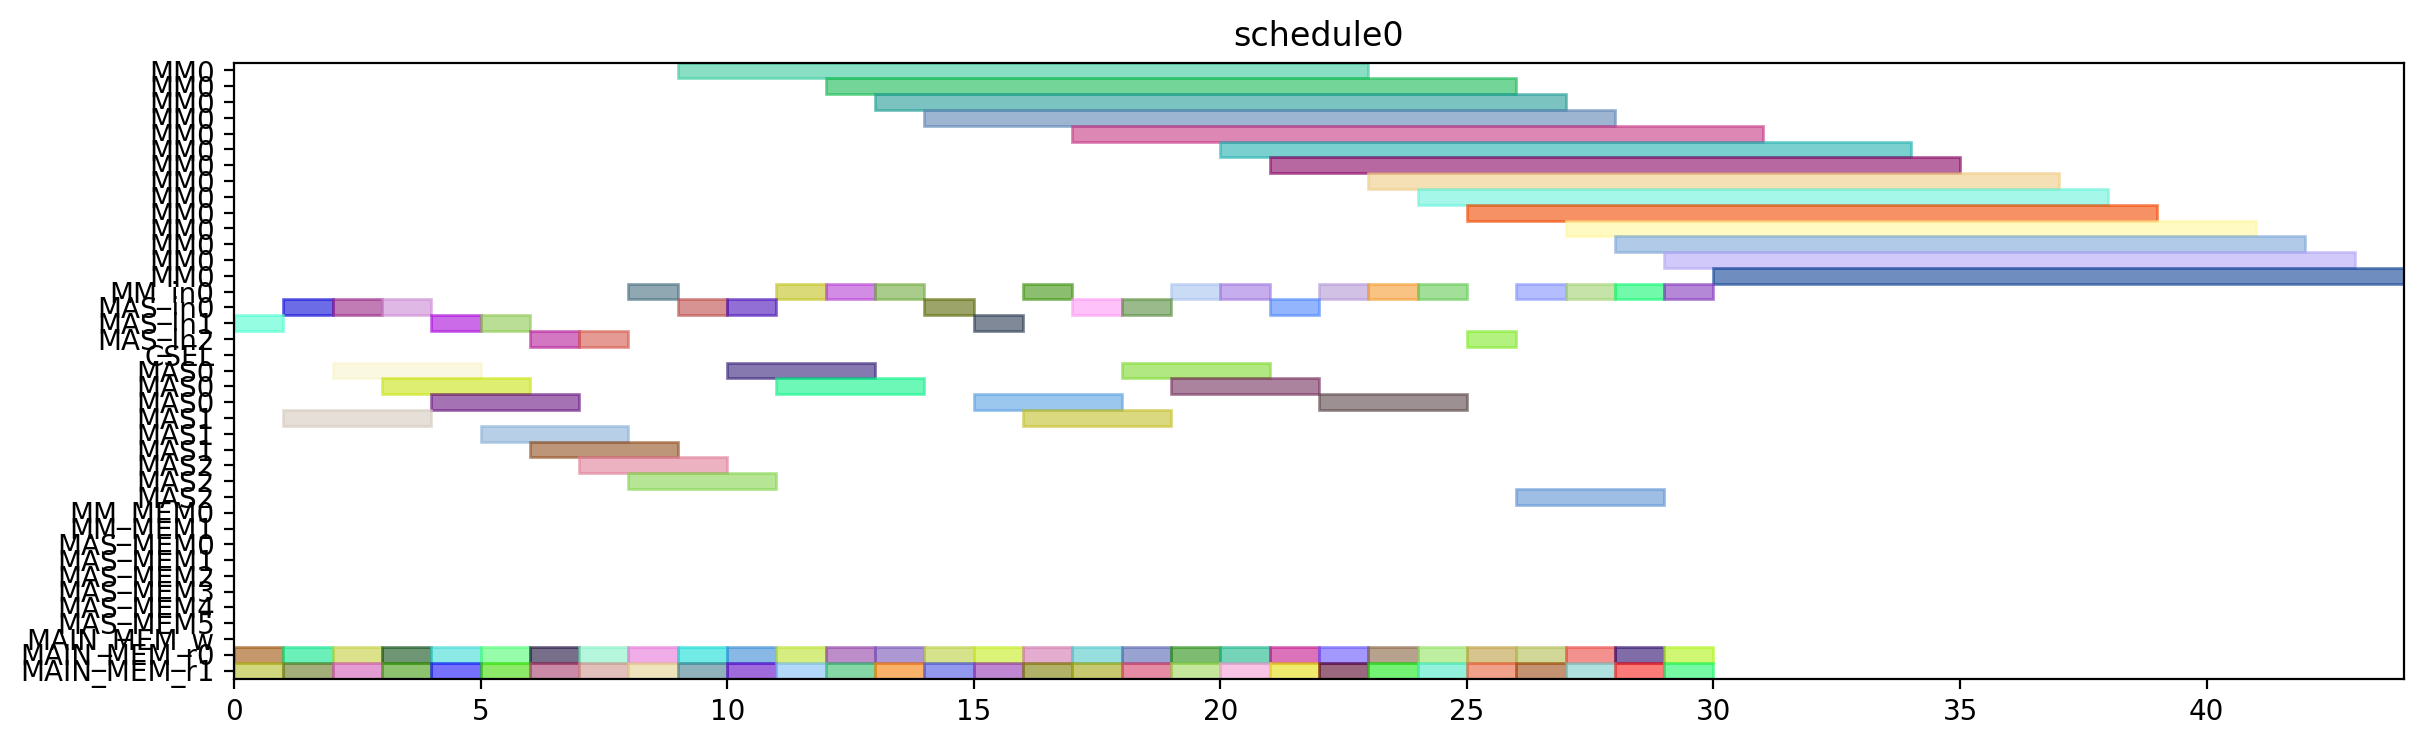

The script that drew this image:
from pyschedule import Scenario, solvers, plotters, alt


def solve():
	horizon = 120
	S = Scenario("schedule0", horizon=horizon)

	# resource
	MM = S.Resources('MM', num=1, size=14)
	MM_in = S.Resources('MM_in', num=1)
	MAS_in = S.Resources('MAS_in', num=3)
	CSEL = S.Resource('CSEL')
	MAS = S.Resources('MAS', num=3, size=3, periods=range(1, horizon))
	MM_MEM = S.Resources('MM_MEM', num=2)
	MAS_MEM = S.Resources('MAS_MEM', num=6)
	MAIN_MEM_w = S.Resource('MAIN_MEM_w', size=1)
	MAIN_MEM_r = S.Resources('MAIN_MEM_r', num=2)

	# result of previous scheduling

	# new tasks
	t1_t0 = S.Task('t1_t0', length=14, delay_cost=1)
	t1_t0 += alt(MM)
	t1_t0_in = S.Task('t1_t0_in', length=1, delay_cost=1)
	t1_t0_in += alt(MM_in)
	S += t1_t0_in*MM_in[0]<=t1_t0*MM[0]
	t1_t0_mem0 = S.Task('t1_t0_mem0', length=1, delay_cost=1)
	t1_t0_mem0 += MAIN_MEM_r[0]
	S += t1_t0_mem0 <= t1_t0

	t1_t0_mem1 = S.Task('t1_t0_mem1', length=1, delay_cost=1)
	t1_t0_mem1 += MAIN_MEM_r[1]
	S += t1_t0_mem1 <= t1_t0

	t1_t1 = S.Task('t1_t1', length=14, delay_cost=1)
	t1_t1 += alt(MM)
	t1_t1_in = S.Task('t1_t1_in', length=1, delay_cost=1)
	t1_t1_in += alt(MM_in)
	S += t1_t1_in*MM_in[0]<=t1_t1*MM[0]
	t1_t1_mem0 = S.Task('t1_t1_mem0', length=1, delay_cost=1)
	t1_t1_mem0 += MAIN_MEM_r[0]
	S += t1_t1_mem0 <= t1_t1

	t1_t1_mem1 = S.Task('t1_t1_mem1', length=1, delay_cost=1)
	t1_t1_mem1 += MAIN_MEM_r[1]
	S += t1_t1_mem1 <= t1_t1

	t1_t2 = S.Task('t1_t2', length=3, delay_cost=1)
	t1_t2 += alt(MAS)
	t1_t2_in = S.Task('t1_t2_in', length=1, delay_cost=1)
	t1_t2_in += alt(MAS_in)
	S += t1_t2_in*MAS_in[0]<=t1_t2*MAS[0]

	S += t1_t2_in*MAS_in[1]<=t1_t2*MAS[1]

	S += t1_t2_in*MAS_in[2]<=t1_t2*MAS[2]

	t1_t2_mem0 = S.Task('t1_t2_mem0', length=1, delay_cost=1)
	t1_t2_mem0 += MAIN_MEM_r[0]
	S += t1_t2_mem0 <= t1_t2

	t1_t2_mem1 = S.Task('t1_t2_mem1', length=1, delay_cost=1)
	t1_t2_mem1 += MAIN_MEM_r[1]
	S += t1_t2_mem1 <= t1_t2

	t1_t3 = S.Task('t1_t3', length=3, delay_cost=1)
	t1_t3 += alt(MAS)
	t1_t3_in = S.Task('t1_t3_in', length=1, delay_cost=1)
	t1_t3_in += alt(MAS_in)
	S += t1_t3_in*MAS_in[0]<=t1_t3*MAS[0]

	S += t1_t3_in*MAS_in[1]<=t1_t3*MAS[1]

	S += t1_t3_in*MAS_in[2]<=t1_t3*MAS[2]

	t1_t3_mem0 = S.Task('t1_t3_mem0', length=1, delay_cost=1)
	t1_t3_mem0 += MAIN_MEM_r[0]
	S += t1_t3_mem0 <= t1_t3

	t1_t3_mem1 = S.Task('t1_t3_mem1', length=1, delay_cost=1)
	t1_t3_mem1 += MAIN_MEM_r[1]
	S += t1_t3_mem1 <= t1_t3

	t2_t0 = S.Task('t2_t0', length=14, delay_cost=1)
	t2_t0 += alt(MM)
	t2_t0_in = S.Task('t2_t0_in', length=1, delay_cost=1)
	t2_t0_in += alt(MM_in)
	S += t2_t0_in*MM_in[0]<=t2_t0*MM[0]
	t2_t0_mem0 = S.Task('t2_t0_mem0', length=1, delay_cost=1)
	t2_t0_mem0 += MAIN_MEM_r[0]
	S += t2_t0_mem0 <= t2_t0

	t2_t0_mem1 = S.Task('t2_t0_mem1', length=1, delay_cost=1)
	t2_t0_mem1 += MAIN_MEM_r[1]
	S += t2_t0_mem1 <= t2_t0

	t2_t1 = S.Task('t2_t1', length=14, delay_cost=1)
	t2_t1 += alt(MM)
	t2_t1_in = S.Task('t2_t1_in', length=1, delay_cost=1)
	t2_t1_in += alt(MM_in)
	S += t2_t1_in*MM_in[0]<=t2_t1*MM[0]
	t2_t1_mem0 = S.Task('t2_t1_mem0', length=1, delay_cost=1)
	t2_t1_mem0 += MAIN_MEM_r[0]
	S += t2_t1_mem0 <= t2_t1

	t2_t1_mem1 = S.Task('t2_t1_mem1', length=1, delay_cost=1)
	t2_t1_mem1 += MAIN_MEM_r[1]
	S += t2_t1_mem1 <= t2_t1

	t2_t2 = S.Task('t2_t2', length=3, delay_cost=1)
	t2_t2 += alt(MAS)
	t2_t2_in = S.Task('t2_t2_in', length=1, delay_cost=1)
	t2_t2_in += alt(MAS_in)
	S += t2_t2_in*MAS_in[0]<=t2_t2*MAS[0]

	S += t2_t2_in*MAS_in[1]<=t2_t2*MAS[1]

	S += t2_t2_in*MAS_in[2]<=t2_t2*MAS[2]

	t2_t2_mem0 = S.Task('t2_t2_mem0', length=1, delay_cost=1)
	t2_t2_mem0 += MAIN_MEM_r[0]
	S += t2_t2_mem0 <= t2_t2

	t2_t2_mem1 = S.Task('t2_t2_mem1', length=1, delay_cost=1)
	t2_t2_mem1 += MAIN_MEM_r[1]
	S += t2_t2_mem1 <= t2_t2

	t2_t3 = S.Task('t2_t3', length=3, delay_cost=1)
	t2_t3 += alt(MAS)
	t2_t3_in = S.Task('t2_t3_in', length=1, delay_cost=1)
	t2_t3_in += alt(MAS_in)
	S += t2_t3_in*MAS_in[0]<=t2_t3*MAS[0]

	S += t2_t3_in*MAS_in[1]<=t2_t3*MAS[1]

	S += t2_t3_in*MAS_in[2]<=t2_t3*MAS[2]

	t2_t3_mem0 = S.Task('t2_t3_mem0', length=1, delay_cost=1)
	t2_t3_mem0 += MAIN_MEM_r[0]
	S += t2_t3_mem0 <= t2_t3

	t2_t3_mem1 = S.Task('t2_t3_mem1', length=1, delay_cost=1)
	t2_t3_mem1 += MAIN_MEM_r[1]
	S += t2_t3_mem1 <= t2_t3

	t0_t0 = S.Task('t0_t0', length=14, delay_cost=1)
	t0_t0 += alt(MM)
	t0_t0_in = S.Task('t0_t0_in', length=1, delay_cost=1)
	t0_t0_in += alt(MM_in)
	S += t0_t0_in*MM_in[0]<=t0_t0*MM[0]
	t0_t0_mem0 = S.Task('t0_t0_mem0', length=1, delay_cost=1)
	t0_t0_mem0 += MAIN_MEM_r[0]
	S += t0_t0_mem0 <= t0_t0

	t0_t0_mem1 = S.Task('t0_t0_mem1', length=1, delay_cost=1)
	t0_t0_mem1 += MAIN_MEM_r[1]
	S += t0_t0_mem1 <= t0_t0

	t0_t1 = S.Task('t0_t1', length=14, delay_cost=1)
	t0_t1 += alt(MM)
	t0_t1_in = S.Task('t0_t1_in', length=1, delay_cost=1)
	t0_t1_in += alt(MM_in)
	S += t0_t1_in*MM_in[0]<=t0_t1*MM[0]
	t0_t1_mem0 = S.Task('t0_t1_mem0', length=1, delay_cost=1)
	t0_t1_mem0 += MAIN_MEM_r[0]
	S += t0_t1_mem0 <= t0_t1

	t0_t1_mem1 = S.Task('t0_t1_mem1', length=1, delay_cost=1)
	t0_t1_mem1 += MAIN_MEM_r[1]
	S += t0_t1_mem1 <= t0_t1

	t0_t2 = S.Task('t0_t2', length=3, delay_cost=1)
	t0_t2 += alt(MAS)
	t0_t2_in = S.Task('t0_t2_in', length=1, delay_cost=1)
	t0_t2_in += alt(MAS_in)
	S += t0_t2_in*MAS_in[0]<=t0_t2*MAS[0]

	S += t0_t2_in*MAS_in[1]<=t0_t2*MAS[1]

	S += t0_t2_in*MAS_in[2]<=t0_t2*MAS[2]

	t0_t2_mem0 = S.Task('t0_t2_mem0', length=1, delay_cost=1)
	t0_t2_mem0 += MAIN_MEM_r[0]
	S += t0_t2_mem0 <= t0_t2

	t0_t2_mem1 = S.Task('t0_t2_mem1', length=1, delay_cost=1)
	t0_t2_mem1 += MAIN_MEM_r[1]
	S += t0_t2_mem1 <= t0_t2

	t0_t3 = S.Task('t0_t3', length=3, delay_cost=1)
	t0_t3 += alt(MAS)
	t0_t3_in = S.Task('t0_t3_in', length=1, delay_cost=1)
	t0_t3_in += alt(MAS_in)
	S += t0_t3_in*MAS_in[0]<=t0_t3*MAS[0]

	S += t0_t3_in*MAS_in[1]<=t0_t3*MAS[1]

	S += t0_t3_in*MAS_in[2]<=t0_t3*MAS[2]

	t0_t3_mem0 = S.Task('t0_t3_mem0', length=1, delay_cost=1)
	t0_t3_mem0 += MAIN_MEM_r[0]
	S += t0_t3_mem0 <= t0_t3

	t0_t3_mem1 = S.Task('t0_t3_mem1', length=1, delay_cost=1)
	t0_t3_mem1 += MAIN_MEM_r[1]
	S += t0_t3_mem1 <= t0_t3

	t4_t0_t0 = S.Task('t4_t0_t0', length=14, delay_cost=1)
	t4_t0_t0 += alt(MM)
	t4_t0_t0_in = S.Task('t4_t0_t0_in', length=1, delay_cost=1)
	t4_t0_t0_in += alt(MM_in)
	S += t4_t0_t0_in*MM_in[0]<=t4_t0_t0*MM[0]
	t4_t0_t0_mem0 = S.Task('t4_t0_t0_mem0', length=1, delay_cost=1)
	t4_t0_t0_mem0 += MAIN_MEM_r[0]
	S += t4_t0_t0_mem0 <= t4_t0_t0

	t4_t0_t0_mem1 = S.Task('t4_t0_t0_mem1', length=1, delay_cost=1)
	t4_t0_t0_mem1 += MAIN_MEM_r[1]
	S += t4_t0_t0_mem1 <= t4_t0_t0

	t4_t0_t1 = S.Task('t4_t0_t1', length=14, delay_cost=1)
	t4_t0_t1 += alt(MM)
	t4_t0_t1_in = S.Task('t4_t0_t1_in', length=1, delay_cost=1)
	t4_t0_t1_in += alt(MM_in)
	S += t4_t0_t1_in*MM_in[0]<=t4_t0_t1*MM[0]
	t4_t0_t1_mem0 = S.Task('t4_t0_t1_mem0', length=1, delay_cost=1)
	t4_t0_t1_mem0 += MAIN_MEM_r[0]
	S += t4_t0_t1_mem0 <= t4_t0_t1

	t4_t0_t1_mem1 = S.Task('t4_t0_t1_mem1', length=1, delay_cost=1)
	t4_t0_t1_mem1 += MAIN_MEM_r[1]
	S += t4_t0_t1_mem1 <= t4_t0_t1

	t4_t0_t2 = S.Task('t4_t0_t2', length=3, delay_cost=1)
	t4_t0_t2 += alt(MAS)
	t4_t0_t2_in = S.Task('t4_t0_t2_in', length=1, delay_cost=1)
	t4_t0_t2_in += alt(MAS_in)
	S += t4_t0_t2_in*MAS_in[0]<=t4_t0_t2*MAS[0]

	S += t4_t0_t2_in*MAS_in[1]<=t4_t0_t2*MAS[1]

	S += t4_t0_t2_in*MAS_in[2]<=t4_t0_t2*MAS[2]

	t4_t0_t2_mem0 = S.Task('t4_t0_t2_mem0', length=1, delay_cost=1)
	t4_t0_t2_mem0 += MAIN_MEM_r[0]
	S += t4_t0_t2_mem0 <= t4_t0_t2

	t4_t0_t2_mem1 = S.Task('t4_t0_t2_mem1', length=1, delay_cost=1)
	t4_t0_t2_mem1 += MAIN_MEM_r[1]
	S += t4_t0_t2_mem1 <= t4_t0_t2

	t4_t0_t3 = S.Task('t4_t0_t3', length=3, delay_cost=1)
	t4_t0_t3 += alt(MAS)
	t4_t0_t3_in = S.Task('t4_t0_t3_in', length=1, delay_cost=1)
	t4_t0_t3_in += alt(MAS_in)
	S += t4_t0_t3_in*MAS_in[0]<=t4_t0_t3*MAS[0]

	S += t4_t0_t3_in*MAS_in[1]<=t4_t0_t3*MAS[1]

	S += t4_t0_t3_in*MAS_in[2]<=t4_t0_t3*MAS[2]

	t4_t0_t3_mem0 = S.Task('t4_t0_t3_mem0', length=1, delay_cost=1)
	t4_t0_t3_mem0 += MAIN_MEM_r[0]
	S += t4_t0_t3_mem0 <= t4_t0_t3

	t4_t0_t3_mem1 = S.Task('t4_t0_t3_mem1', length=1, delay_cost=1)
	t4_t0_t3_mem1 += MAIN_MEM_r[1]
	S += t4_t0_t3_mem1 <= t4_t0_t3

	t4_t1_t0 = S.Task('t4_t1_t0', length=14, delay_cost=1)
	t4_t1_t0 += alt(MM)
	t4_t1_t0_in = S.Task('t4_t1_t0_in', length=1, delay_cost=1)
	t4_t1_t0_in += alt(MM_in)
	S += t4_t1_t0_in*MM_in[0]<=t4_t1_t0*MM[0]
	t4_t1_t0_mem0 = S.Task('t4_t1_t0_mem0', length=1, delay_cost=1)
	t4_t1_t0_mem0 += MAIN_MEM_r[0]
	S += t4_t1_t0_mem0 <= t4_t1_t0

	t4_t1_t0_mem1 = S.Task('t4_t1_t0_mem1', length=1, delay_cost=1)
	t4_t1_t0_mem1 += MAIN_MEM_r[1]
	S += t4_t1_t0_mem1 <= t4_t1_t0

	t4_t1_t1 = S.Task('t4_t1_t1', length=14, delay_cost=1)
	t4_t1_t1 += alt(MM)
	t4_t1_t1_in = S.Task('t4_t1_t1_in', length=1, delay_cost=1)
	t4_t1_t1_in += alt(MM_in)
	S += t4_t1_t1_in*MM_in[0]<=t4_t1_t1*MM[0]
	t4_t1_t1_mem0 = S.Task('t4_t1_t1_mem0', length=1, delay_cost=1)
	t4_t1_t1_mem0 += MAIN_MEM_r[0]
	S += t4_t1_t1_mem0 <= t4_t1_t1

	t4_t1_t1_mem1 = S.Task('t4_t1_t1_mem1', length=1, delay_cost=1)
	t4_t1_t1_mem1 += MAIN_MEM_r[1]
	S += t4_t1_t1_mem1 <= t4_t1_t1

	t4_t1_t2 = S.Task('t4_t1_t2', length=3, delay_cost=1)
	t4_t1_t2 += alt(MAS)
	t4_t1_t2_in = S.Task('t4_t1_t2_in', length=1, delay_cost=1)
	t4_t1_t2_in += alt(MAS_in)
	S += t4_t1_t2_in*MAS_in[0]<=t4_t1_t2*MAS[0]

	S += t4_t1_t2_in*MAS_in[1]<=t4_t1_t2*MAS[1]

	S += t4_t1_t2_in*MAS_in[2]<=t4_t1_t2*MAS[2]

	t4_t1_t2_mem0 = S.Task('t4_t1_t2_mem0', length=1, delay_cost=1)
	t4_t1_t2_mem0 += MAIN_MEM_r[0]
	S += t4_t1_t2_mem0 <= t4_t1_t2

	t4_t1_t2_mem1 = S.Task('t4_t1_t2_mem1', length=1, delay_cost=1)
	t4_t1_t2_mem1 += MAIN_MEM_r[1]
	S += t4_t1_t2_mem1 <= t4_t1_t2

	t4_t1_t3 = S.Task('t4_t1_t3', length=3, delay_cost=1)
	t4_t1_t3 += alt(MAS)
	t4_t1_t3_in = S.Task('t4_t1_t3_in', length=1, delay_cost=1)
	t4_t1_t3_in += alt(MAS_in)
	S += t4_t1_t3_in*MAS_in[0]<=t4_t1_t3*MAS[0]

	S += t4_t1_t3_in*MAS_in[1]<=t4_t1_t3*MAS[1]

	S += t4_t1_t3_in*MAS_in[2]<=t4_t1_t3*MAS[2]

	t4_t1_t3_mem0 = S.Task('t4_t1_t3_mem0', length=1, delay_cost=1)
	t4_t1_t3_mem0 += MAIN_MEM_r[0]
	S += t4_t1_t3_mem0 <= t4_t1_t3

	t4_t1_t3_mem1 = S.Task('t4_t1_t3_mem1', length=1, delay_cost=1)
	t4_t1_t3_mem1 += MAIN_MEM_r[1]
	S += t4_t1_t3_mem1 <= t4_t1_t3

	t4_t2_t0 = S.Task('t4_t2_t0', length=14, delay_cost=1)
	t4_t2_t0 += alt(MM)
	t4_t2_t0_in = S.Task('t4_t2_t0_in', length=1, delay_cost=1)
	t4_t2_t0_in += alt(MM_in)
	S += t4_t2_t0_in*MM_in[0]<=t4_t2_t0*MM[0]
	t4_t2_t0_mem0 = S.Task('t4_t2_t0_mem0', length=1, delay_cost=1)
	t4_t2_t0_mem0 += MAIN_MEM_r[0]
	S += t4_t2_t0_mem0 <= t4_t2_t0

	t4_t2_t0_mem1 = S.Task('t4_t2_t0_mem1', length=1, delay_cost=1)
	t4_t2_t0_mem1 += MAIN_MEM_r[1]
	S += t4_t2_t0_mem1 <= t4_t2_t0

	t4_t2_t1 = S.Task('t4_t2_t1', length=14, delay_cost=1)
	t4_t2_t1 += alt(MM)
	t4_t2_t1_in = S.Task('t4_t2_t1_in', length=1, delay_cost=1)
	t4_t2_t1_in += alt(MM_in)
	S += t4_t2_t1_in*MM_in[0]<=t4_t2_t1*MM[0]
	t4_t2_t1_mem0 = S.Task('t4_t2_t1_mem0', length=1, delay_cost=1)
	t4_t2_t1_mem0 += MAIN_MEM_r[0]
	S += t4_t2_t1_mem0 <= t4_t2_t1

	t4_t2_t1_mem1 = S.Task('t4_t2_t1_mem1', length=1, delay_cost=1)
	t4_t2_t1_mem1 += MAIN_MEM_r[1]
	S += t4_t2_t1_mem1 <= t4_t2_t1

	t4_t2_t2 = S.Task('t4_t2_t2', length=3, delay_cost=1)
	t4_t2_t2 += alt(MAS)
	t4_t2_t2_in = S.Task('t4_t2_t2_in', length=1, delay_cost=1)
	t4_t2_t2_in += alt(MAS_in)
	S += t4_t2_t2_in*MAS_in[0]<=t4_t2_t2*MAS[0]

	S += t4_t2_t2_in*MAS_in[1]<=t4_t2_t2*MAS[1]

	S += t4_t2_t2_in*MAS_in[2]<=t4_t2_t2*MAS[2]

	t4_t2_t2_mem0 = S.Task('t4_t2_t2_mem0', length=1, delay_cost=1)
	t4_t2_t2_mem0 += MAIN_MEM_r[0]
	S += t4_t2_t2_mem0 <= t4_t2_t2

	t4_t2_t2_mem1 = S.Task('t4_t2_t2_mem1', length=1, delay_cost=1)
	t4_t2_t2_mem1 += MAIN_MEM_r[1]
	S += t4_t2_t2_mem1 <= t4_t2_t2

	t4_t2_t3 = S.Task('t4_t2_t3', length=3, delay_cost=1)
	t4_t2_t3 += alt(MAS)
	t4_t2_t3_in = S.Task('t4_t2_t3_in', length=1, delay_cost=1)
	t4_t2_t3_in += alt(MAS_in)
	S += t4_t2_t3_in*MAS_in[0]<=t4_t2_t3*MAS[0]

	S += t4_t2_t3_in*MAS_in[1]<=t4_t2_t3*MAS[1]

	S += t4_t2_t3_in*MAS_in[2]<=t4_t2_t3*MAS[2]

	t4_t2_t3_mem0 = S.Task('t4_t2_t3_mem0', length=1, delay_cost=1)
	t4_t2_t3_mem0 += MAIN_MEM_r[0]
	S += t4_t2_t3_mem0 <= t4_t2_t3

	t4_t2_t3_mem1 = S.Task('t4_t2_t3_mem1', length=1, delay_cost=1)
	t4_t2_t3_mem1 += MAIN_MEM_r[1]
	S += t4_t2_t3_mem1 <= t4_t2_t3

	t4_t40 = S.Task('t4_t40', length=3, delay_cost=1)
	t4_t40 += alt(MAS)
	t4_t40_in = S.Task('t4_t40_in', length=1, delay_cost=1)
	t4_t40_in += alt(MAS_in)
	S += t4_t40_in*MAS_in[0]<=t4_t40*MAS[0]

	S += t4_t40_in*MAS_in[1]<=t4_t40*MAS[1]

	S += t4_t40_in*MAS_in[2]<=t4_t40*MAS[2]

	t4_t40_mem0 = S.Task('t4_t40_mem0', length=1, delay_cost=1)
	t4_t40_mem0 += MAIN_MEM_r[0]
	S += t4_t40_mem0 <= t4_t40

	t4_t40_mem1 = S.Task('t4_t40_mem1', length=1, delay_cost=1)
	t4_t40_mem1 += MAIN_MEM_r[1]
	S += t4_t40_mem1 <= t4_t40

	t4_t41 = S.Task('t4_t41', length=3, delay_cost=1)
	t4_t41 += alt(MAS)
	t4_t41_in = S.Task('t4_t41_in', length=1, delay_cost=1)
	t4_t41_in += alt(MAS_in)
	S += t4_t41_in*MAS_in[0]<=t4_t41*MAS[0]

	S += t4_t41_in*MAS_in[1]<=t4_t41*MAS[1]

	S += t4_t41_in*MAS_in[2]<=t4_t41*MAS[2]

	t4_t41_mem0 = S.Task('t4_t41_mem0', length=1, delay_cost=1)
	t4_t41_mem0 += MAIN_MEM_r[0]
	S += t4_t41_mem0 <= t4_t41

	t4_t41_mem1 = S.Task('t4_t41_mem1', length=1, delay_cost=1)
	t4_t41_mem1 += MAIN_MEM_r[1]
	S += t4_t41_mem1 <= t4_t41

	t4_t50 = S.Task('t4_t50', length=3, delay_cost=1)
	t4_t50 += alt(MAS)
	t4_t50_in = S.Task('t4_t50_in', length=1, delay_cost=1)
	t4_t50_in += alt(MAS_in)
	S += t4_t50_in*MAS_in[0]<=t4_t50*MAS[0]

	S += t4_t50_in*MAS_in[1]<=t4_t50*MAS[1]

	S += t4_t50_in*MAS_in[2]<=t4_t50*MAS[2]

	t4_t50_mem0 = S.Task('t4_t50_mem0', length=1, delay_cost=1)
	t4_t50_mem0 += MAIN_MEM_r[0]
	S += t4_t50_mem0 <= t4_t50

	t4_t50_mem1 = S.Task('t4_t50_mem1', length=1, delay_cost=1)
	t4_t50_mem1 += MAIN_MEM_r[1]
	S += t4_t50_mem1 <= t4_t50

	t4_t51 = S.Task('t4_t51', length=3, delay_cost=1)
	t4_t51 += alt(MAS)
	t4_t51_in = S.Task('t4_t51_in', length=1, delay_cost=1)
	t4_t51_in += alt(MAS_in)
	S += t4_t51_in*MAS_in[0]<=t4_t51*MAS[0]

	S += t4_t51_in*MAS_in[1]<=t4_t51*MAS[1]

	S += t4_t51_in*MAS_in[2]<=t4_t51*MAS[2]

	t4_t51_mem0 = S.Task('t4_t51_mem0', length=1, delay_cost=1)
	t4_t51_mem0 += MAIN_MEM_r[0]
	S += t4_t51_mem0 <= t4_t51

	t4_t51_mem1 = S.Task('t4_t51_mem1', length=1, delay_cost=1)
	t4_t51_mem1 += MAIN_MEM_r[1]
	S += t4_t51_mem1 <= t4_t51

	t4_t8_t0 = S.Task('t4_t8_t0', length=14, delay_cost=1)
	t4_t8_t0 += alt(MM)
	t4_t8_t0_in = S.Task('t4_t8_t0_in', length=1, delay_cost=1)
	t4_t8_t0_in += alt(MM_in)
	S += t4_t8_t0_in*MM_in[0]<=t4_t8_t0*MM[0]
	t4_t8_t0_mem0 = S.Task('t4_t8_t0_mem0', length=1, delay_cost=1)
	t4_t8_t0_mem0 += MAIN_MEM_r[0]
	S += t4_t8_t0_mem0 <= t4_t8_t0

	t4_t8_t0_mem1 = S.Task('t4_t8_t0_mem1', length=1, delay_cost=1)
	t4_t8_t0_mem1 += MAIN_MEM_r[1]
	S += t4_t8_t0_mem1 <= t4_t8_t0

	t4_t8_t1 = S.Task('t4_t8_t1', length=14, delay_cost=1)
	t4_t8_t1 += alt(MM)
	t4_t8_t1_in = S.Task('t4_t8_t1_in', length=1, delay_cost=1)
	t4_t8_t1_in += alt(MM_in)
	S += t4_t8_t1_in*MM_in[0]<=t4_t8_t1*MM[0]
	t4_t8_t1_mem0 = S.Task('t4_t8_t1_mem0', length=1, delay_cost=1)
	t4_t8_t1_mem0 += MAIN_MEM_r[0]
	S += t4_t8_t1_mem0 <= t4_t8_t1

	t4_t8_t1_mem1 = S.Task('t4_t8_t1_mem1', length=1, delay_cost=1)
	t4_t8_t1_mem1 += MAIN_MEM_r[1]
	S += t4_t8_t1_mem1 <= t4_t8_t1

	solvers.mip.solve(S,msg=1,kind='CPLEX',ratio_gap=1.01)

	solution = [['hoge']*len(S.solution()[1]) for i in range(len(S.solution()))]
	for i in range(len(S.solution())):
		for j in range(len(S.solution()[i])):
			solution[i][j]=str(S.solution()[i][j])
	print(solution)

	cycles = int(solution[-1][3])

	pic_file_name = "/mnt/rose/usr1/fukuda/ABE/multiRAM_multiMAS_16mux/scheduling_result/stage14MM1_stage3MAS3/SPARSE/schedule0.png"
	if(S.solution() != []):
		plotters.matplotlib.plot(S,img_filename=pic_file_name, show_task_labels=False, fig_size=(cycles*0.25+3, 4))

	return solution
